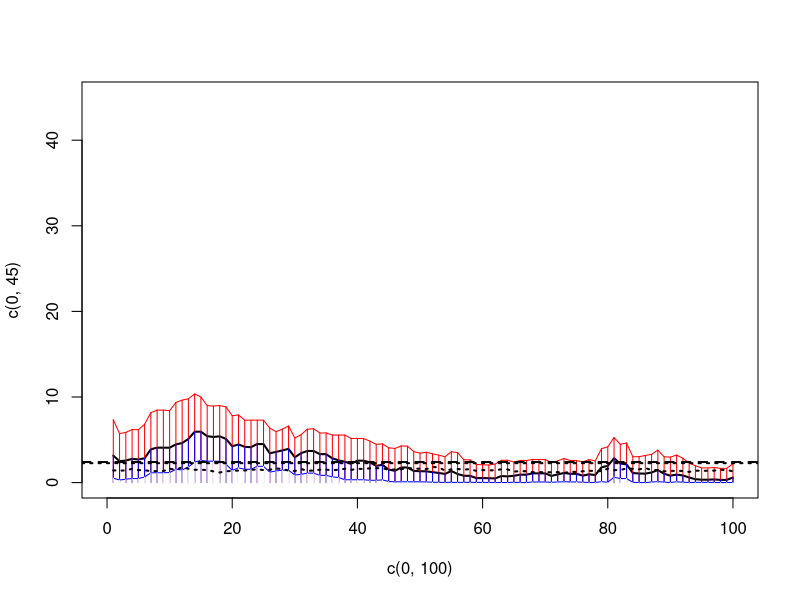

Source code (R):
# Bootstrapping a QTL confidence interval
#
# copyright (c) 2014-2020 - Brockmann group - HU Berlin, Danny Arends
# last modified Jun, 2015
# first written Jun, 2015

gS <- round(runif(200))
genotypes <- NULL
for(x in 1:100){
  genotypes <- cbind(genotypes, gS)
  gS[round(runif(1,1,100))] <- gS[round(runif(1,1,100))]
  gS[round(runif(1,1,100))] <- gS[round(runif(1,1,100))]
  gS[round(runif(1,1,100))] <- gS[round(runif(1,1,100))]
  gS[round(runif(1,1,100))] <- gS[round(runif(1,1,100))]
}

phenotypes <- rnorm(200) + 0.5 * genotypes[,15]

mapQTL <- function(genotypes,phenotypes){
  pvalues <- NULL
  for(x in 1:ncol(genotypes)){
    pvalues <- c(pvalues, anova(lm(phenotypes ~ genotypes[,x]))[[5]][1])
  }
  pvalues
}

QTLs <- -log10(mapQTL(genotypes, phenotypes))

boots <- NULL
for(x in 1:100){
  idx <- sample(nrow(genotypes), 200, replace=TRUE)
  boots <- rbind(boots, mapQTL(genotypes[idx, ], phenotypes[idx]))
}
top <- apply(-log10(boots), 2, function(x){ sort(x)[97] })
bot <- apply(-log10(boots), 2, function(x){ sort(x)[2] })

perms <- NULL
for(x in 1:100){
  perms <- rbind(perms, mapQTL(genotypes[sample(nrow(genotypes)), ], phenotypes[idx]))
}
threshold <- apply(-log10(perms), 2, function(x){ sort(x)[97] })
maxes <- apply(-log10(perms), 1, function(x){ max(x) })

plot(c(0,100), c(0,45), t='n')
points(QTLs, t='l', lwd=2)
points(top, t = 'l', col='red')
points(top, t = 'h', col='red')
points(QTLs ,t='h', col="blue")
points(bot, t = 'l', col='blue')
points(bot ,t='h', col="white")
points(threshold, t='l', lwd=2, lty=3)
abline(h=sort(maxes)[95], lwd=2,lty=3)

abline(h=bot[which.max(QTLs)], lwd=2,lty=2)

which(QTLs > bot[which.max(QTLs)])